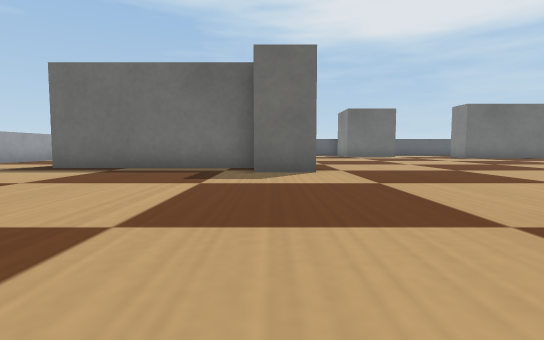
[1] (above)

19 first-person views from a walk through a Webots world. The camera is 0.05 m above the floor, tilts 4° down and sees 80° across. The floor is counted in squares, 0.1 m on a side. Each view is taken from the middle of a square. On the plan, view 1 faces up. The plan holds only what a view shows up to about 9 squares ahead; the rest is blank. Robots are left out. Webots' stock objects and surfaces are drawn as simple stand-ins.

[2]
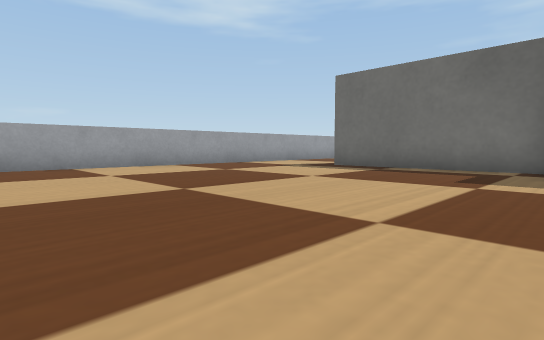

[3]
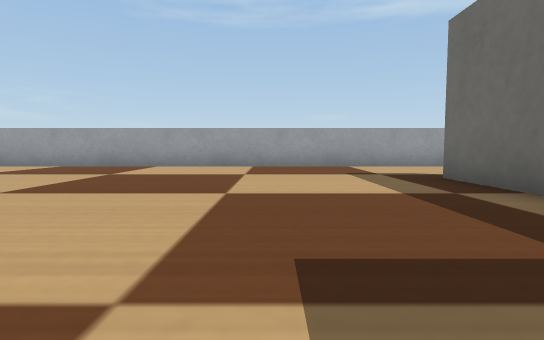

[4]
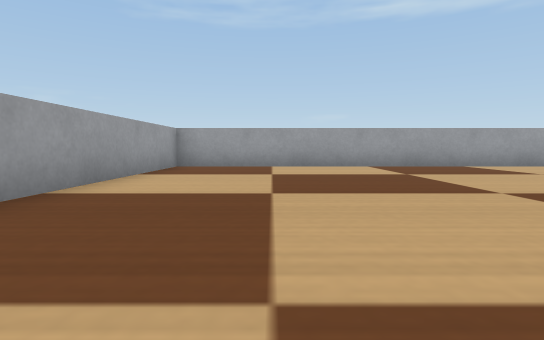

[5]
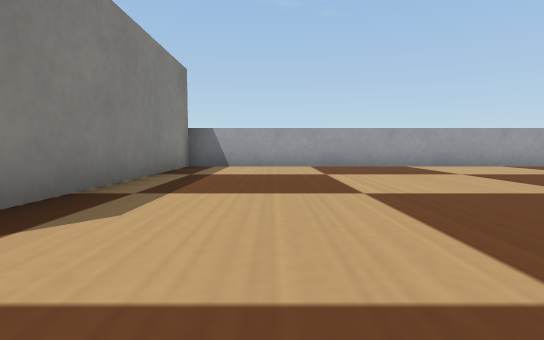

[6]
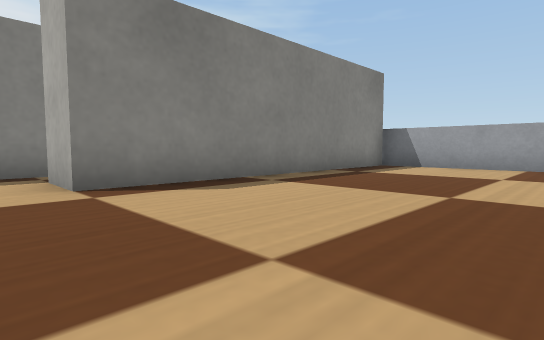

[7]
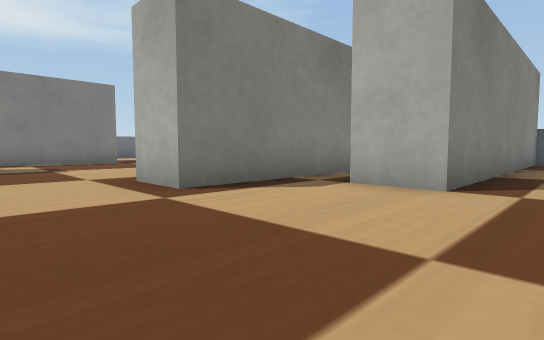

[8]
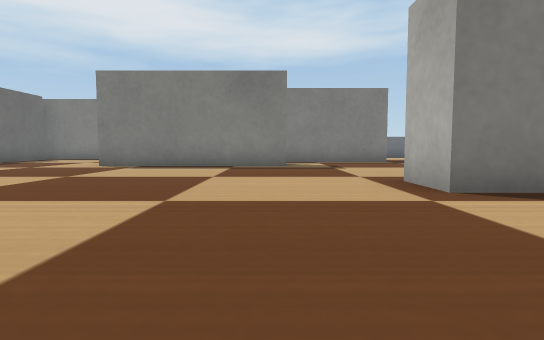

[9]
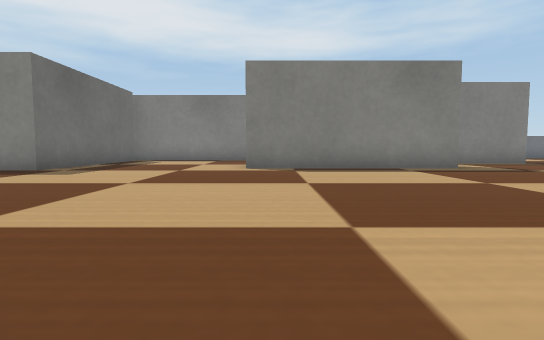

[10]
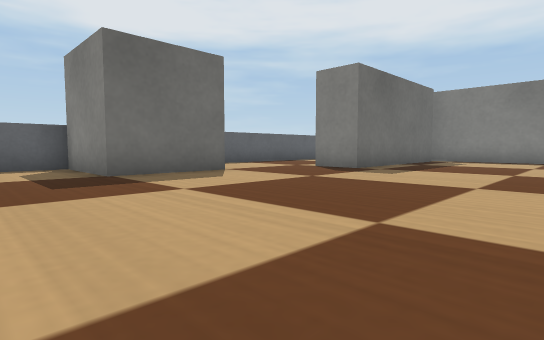

[11]
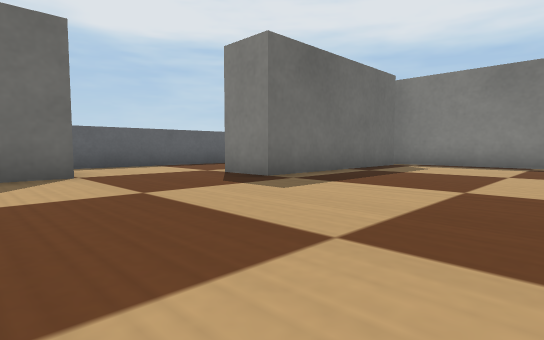

[12]
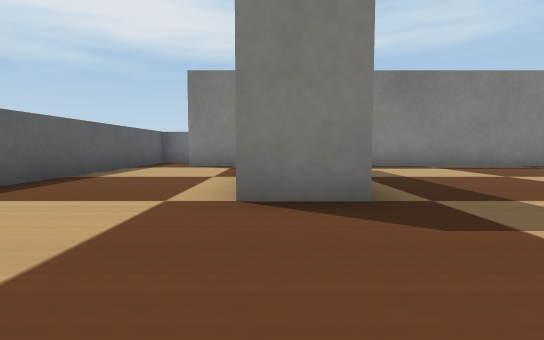

[13]
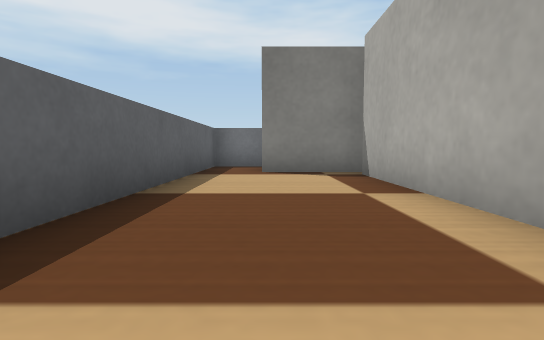

[14]
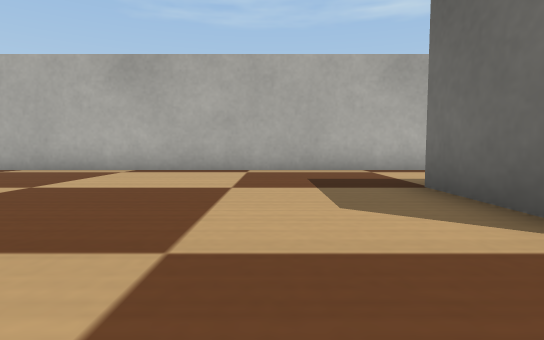

[15]
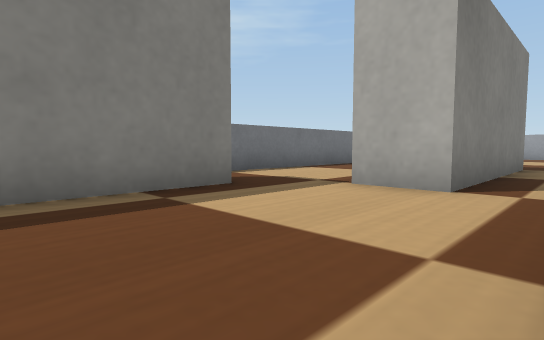

[16]
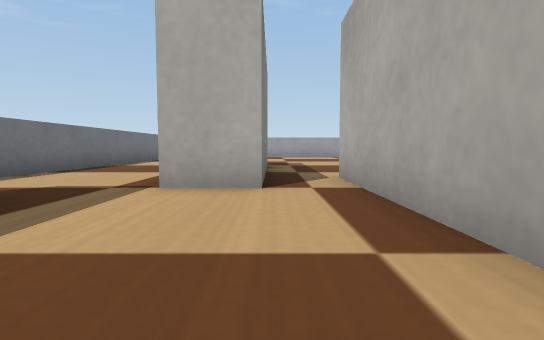

[17]
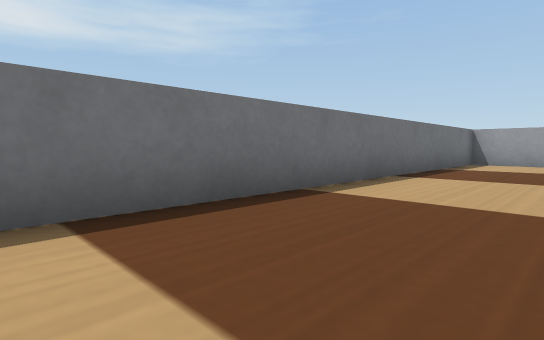

[18]
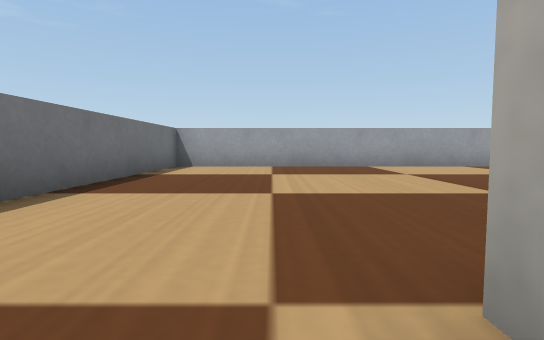

[19]
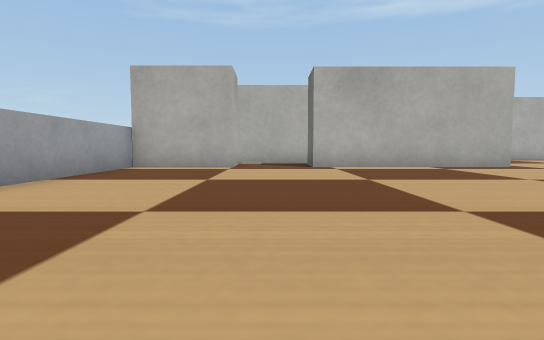

### Floor plan
Ten units are one square. View 1 is at (0, 0); x grows to the right and y downward. Boxes are objects, and circles mark ways between rooms. Rooms are numbered by the first view taken in them; rooms with no view inside come last. Other rooms are left out.
<svg viewBox="-90 -200 260 260">
<path fill="none" stroke="#000" d="M10 -65 -4 -65M-4 -78 -54 -78M-85 -76 -85 55 22 55 22 -20M96 -55 96 -106M109 -98 109 -55M146 -81 146 -142M121 -20 121 -71 134 -71M46 -1 46 -40 58 -40 58 10 51 10M22 -20 35 -20M99 -163 140 -163M138 -151 90 -151 90 -164M65 -169 39 -169 39 -195 26 -195M146 -161 146 -182M50 30 58 30 58 55 165 55 165 -68M165 -182 165 -195 70 -195M9 -185 9 -90"/>
<circle cx="18" cy="-45" r="3" fill="#2a7"/>
<text x="-30" y="-10">1</text>
<text x="90" y="-70">2</text>
</svg>
Room 1 opens to room 2.

Where each view was taken, in squares from view 1:
view 1: 0 up, 0 right, facing up
view 2: 0 up, 0 right, facing up-left
view 3: 5 up, 0 right, facing left
view 4: 3 down, 0 right, facing left
view 5: 3 up, 0 right, facing down
view 6: 3 up, 2 left, facing down-right
view 7: 6 up, 1 right, facing down-right
view 8: 6 up, 1 right, facing right
view 9: 10 up, 2 right, facing right
view 10: 11 up, 2 right, facing up-right
view 11: 11 up, 5 right, facing up-right
view 12: 16 up, 6 right, facing right
view 13: 18 up, 8 right, facing right
view 14: 15 up, 8 right, facing left
view 15: 11 up, 11 right, facing down-right
view 16: 11 up, 12 right, facing down
view 17: 5 up, 14 right, facing down-right
view 18: 3 up, 14 right, facing down
view 19: 2 down, 14 right, facing left
